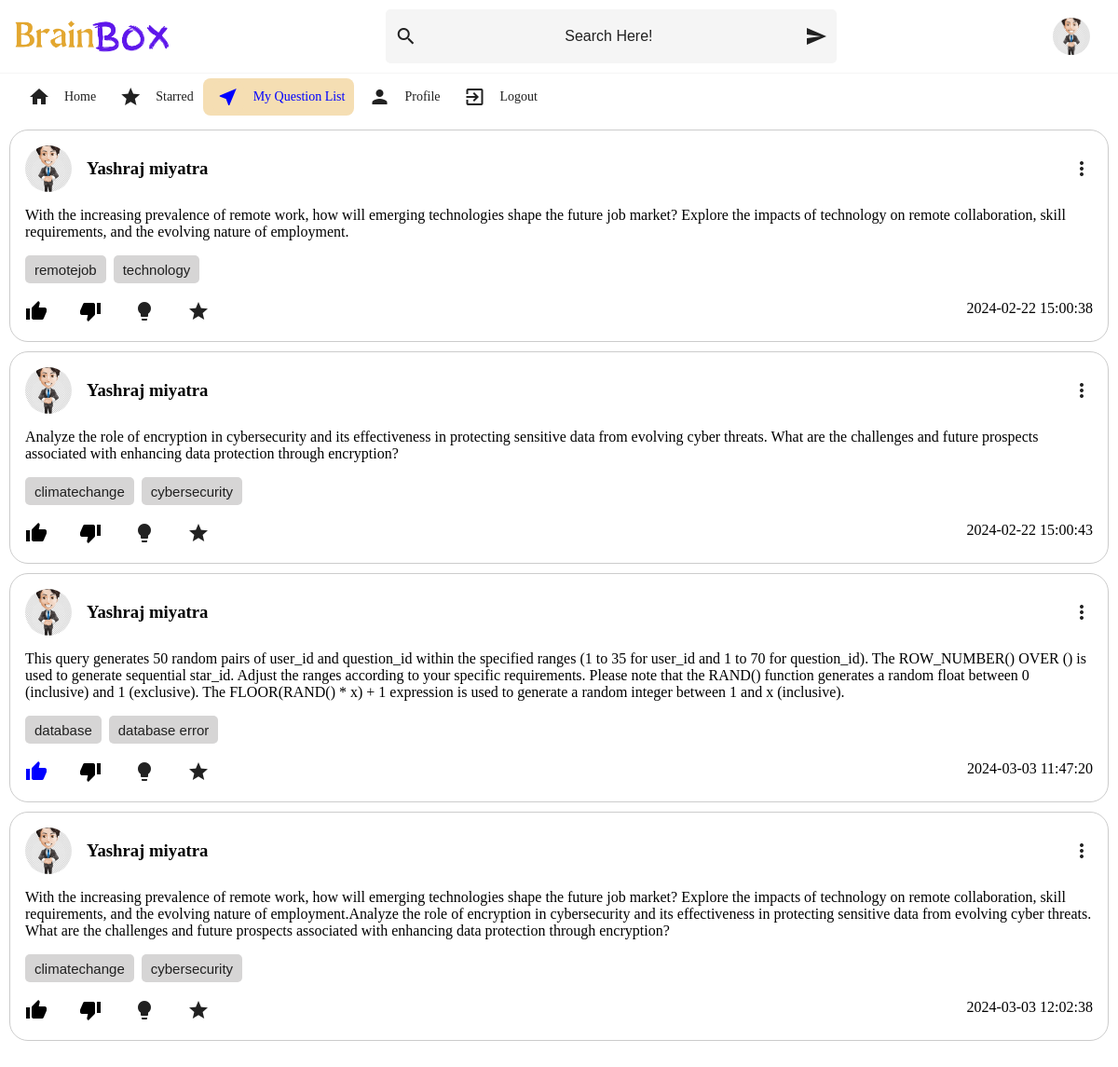
Screenshot of /Homesite/sent.php (signed in) with the database file from the repository.
### tables this page shows
CREATE TABLE `user` (
  `user_id` int(11) NOT NULL,
  `username` varchar(255) NOT NULL,
  `email` varchar(255) NOT NULL,
  `password` varchar(255) NOT NULL,
  `about_you` text DEFAULT NULL,
  `interest` varchar(255) DEFAULT NULL,
  `pic` varchar(255) DEFAULT NULL,
  `registration_date` date DEFAULT NULL
);

CREATE TABLE `question` (
  `question_id` int(11) NOT NULL,
  `user_id` int(11) DEFAULT NULL,
  `question_txt` text NOT NULL,
  `que_keyword` varchar(255) DEFAULT NULL,
  `que_snapshot_img` varchar(255) DEFAULT NULL,
  `question_date` datetime NOT NULL DEFAULT current_timestamp(),
  `click_count` int(11) DEFAULT 0,
  `like_count` int(11) DEFAULT 0,
  `dislike_count` int(11) DEFAULT 0
);

CREATE TABLE `question_likes` (
  `like_id` int(11) NOT NULL,
  `user_id` int(11) DEFAULT NULL,
  `question_id` int(11) DEFAULT NULL,
  `like_type` tinyint(1) DEFAULT NULL,
  `like_date` timestamp NOT NULL DEFAULT current_timestamp()
);

### Homesite/sent.php (the view, shortened to what this page needs)
<?php
include 'connection files/conn.php';
?>
<html lang="en">
<head>
  <link rel="stylesheet" href="style/styles.css" />
<link rel="stylesheet" href="style/toggel.css">
</head>
<body>
  <div class="header">
    <div class="header__left">
      <img src="company.png" alt="" />
    </div>
    <div class="header__middle">
      <span class="material-icons"> search </span>
      <input type="text" placeholder="Search Here!" />
      <button class="material-icons"> send</button>
    </div>
    <div class="header__right">
    <?php
          $sql = "SELECT pic FROM user WHERE user_id = $_SESSION[user_id]";
          $result = $mysqli->query($sql);
          if ($result->num_rows > 0) {
            $row = $result->fetch_assoc();
            $user_pic = $row['pic'];
          }
          ?>
         <img src='<?php echo $user_pic ; ?>' alt='Profile Picture' class='account-setting' >
    </div>
  </div>
  <div class="main__body">
<div class="sidebar">
  <a href="index.php">
  <div class="sidebarOption ">
    <span class="material-icons">home</span>
    <h3>Home</h3>
  </div>
</a>
  <a href="starred.php">
    <div class="sidebarOption">
      <span class="material-icons">star</span>
      <h3>Starred</h3>
    </div>
  </a>
  <a href="sent.php">
  <div class="sidebarOption sidebarOption__active ">
    <span class="material-icons">near_me</span>
    <h3>My&nbsp;Question&nbsp;List  </h3>
  </div>
</a>
  <a href="profile.php">
  <div class="sidebarOption">
    <span class="material-icons">person</span>
    <h3>Profile</h3>
  </div>
  </a>
  <a href="logout.php">
  <div class="sidebarOption">
    <span class="material-icons">exit_to_app
    </span>
    <h3>Logout</h3>
  </div>
  </a>
</div>
<?php
$current_user_id = $_SESSION['user_id'];
$stmt_question = $mysqli->prepare("SELECT q.question_id, q.que_keyword, q.question_txt, q.question_date, u.username,u.pic,u.about_you
                                   FROM question q
                                   JOIN user u ON q.user_id = u.user_id
                                   WHERE q.user_id = ?");
$stmt_question->bind_param("i", $current_user_id);
$stmt_question->execute();
$result_question = $stmt_question->get_result();
echo '<div class="QuestionList">';
while ($row_question = $result_question->fetch_assoc()) {
    $question_id = $row_question['question_id'];
    $username = $row_question['username'];
    $que_keyword = $row_question['que_keyword'];
    $question_txt = $row_question['question_txt'];
    $question_date = $row_question['question_date'];
    $pic = $row_question['pic'];
$stmt1 = $mysqli->prepare("SELECT like_type, like_id FROM question_likes WHERE question_id = ? AND user_id = ?");
$stmt1->bind_param("ii", $question_id, $user_id);
$stmt1->execute();
$result1 = $stmt1->get_result();
   $like_type = null;
   $like_id = null;
   if ($result1->num_rows > 0) {
       $like_type_data = $result1->fetch_assoc();
       $like_type = $like_type_data['like_type'];
       $like_id = $like_type_data['like_id'];
   }
    ?>
       <div class="box">
            <div class="profile-container">
                <div class="profile-text">
            <img src="<?php echo $pic; ?>" alt="Profile Picture" class="profile-image">
                    <div>
                        <h3><?= $username ?></h3>
                    </div>
                </div>
                <div class="menu-container">
            <span class="material-icons ellipsis-icon" onclick="toggleDropdown('DropdownContainer_<?php echo $question_id; ?>')">more_vert</span>
        </div>
    </div>
        <div class="body">
                <p><?= $question_txt ?></p>
            </div>
            <div class="keyword">
        <?php
        if ($que_keyword !== null && ($keywordsArray = json_decode($que_keyword, true)) !== null) {
            foreach ($keywordsArray as $keyword) {
                echo '<button>' . $keyword . '</button>&nbsp;&nbsp;';
            }
        }
        ?>
    </div><br>
    <div class="footer">
    <div>
    <a href="javascript:void(0);"  style="margin-right: 30px;" onclick="thumbUpIcon(
      <?php echo $question_id ; ?>,
      <?php echo $user_id ; ?>,
      <?php if($like_type==1 || $like_type == 0){ echo $like_id; } else{ echo null; } ; ?>
      )">
    <span class="material-icons" id="thumbup_<?php echo $question_id ?>"
    style="<?php
        if ($like_type === 1) {
          echo 'color: blue;';
        }
        else{
          echo 'color: black;';
        }
    ?>">thumb_up</span>
  </a>
            <a href="javascript:void(0);" style="margin-right: 30px;"  onclick="thumbDownIcon(
              <?php echo $question_id ; ?>,
              <?php echo $user_id ; ?>,
              <?php if($like_type == 1 || $like_type == 0){ echo $like_id; } else{ echo null; } ; ?>
              )">
            <span class="material-icons" id="thumbdown_<?php echo $question_id ?>"
    style="<?php
        if ($like_type === 0) {
          echo 'color: blue;';
        }
        else{
          echo 'color: black;';
        }
    ?>">thumb_down</span>
          </a>
<a style="margin-right: 30px;"  href="Answer.php?question_id=<?php echo $question_id; ?>" class="material-icons">lightbulb</a>
<a style="margin-right: 30px;"  href="javascript:void(0);" id="starIcon_<?php echo $question_id; ?>" onclick="toggleStarred(<?php echo $question_id; ?>)">
                    <span class="material-icons">star</span>
                </a>
</div>
        <span class="date" ><?php echo $question_date; ?></span>
    </div>
        </div>
    <?php
}
echo '</div>';
?>
</body>
</html>

### Homesite/style/styles.css (style rules this page uses)
* { margin: 0; padding: 0; box-sizing: border-box; }
body { overflow-x: hidden; font-family: 'Times New Roman', serif; }
.header { display: flex; align-items: center; justify-content: space-between; border-bottom: 1px solid whitesmoke; width: 100%; padding: 10px; box-sizing: border-box; }
.header__left img { object-fit: contain; height: 35px; margin-left: 5px; }
.header__left { display: flex; align-items: center; }
.material-icons { color: #212121; background-color: transparent; cursor: pointer; }
.header__middle { display: flex; flex: 0.5; align-items: center; background-color: whitesmoke; padding: 10px; border-radius: 5px; position: relative; }
.header__middle input { border: none; padding: 10px; outline: none; font-size: medium; background-color: transparent; margin-right: 5px; display: flex; align-items: center; flex-grow: 1; }
.header__middle input::placeholder { color: #212121; text-align: center; }
.header__middle button { border: none; background-color: transparent; color: #212121; }
.header__right { display: flex; padding-right: 20px; }
.account-setting { height: 40px; width: 40px; object-fit: cover; border-radius: 50px; }
.sidebar { display: flex; flex-direction: row; margin: 5px; max-width: 300px; padding-right: 20px; padding: 0 10px; }
.sidebarOption { display: flex; align-items: center; height: 40px; padding: 0 10px; cursor: pointer; color: #212121; font-family: 'Times New Roman', serif; font-weight: 200; font-size: large; }
.sidebarOption .material-icons { padding: 5px; }
.sidebar a { text-decoration: none; color: #212121; }
.sidebarOption h3 { margin-left: 10px; font-size: 14px; font-weight: 400; }
.sidebarOption:hover, .sidebarOption__active, .sidebarOption__active h3, .sidebarOption__active .material-icons, .sidebarOption:hover .material-icons { background-color: wheat; color: blue; border-radius: 8px; }
.main__body { display: flex; flex-direction: column; align-items: stretch; width: 100%; overflow-x: hidden; }
.QuestionList { flex: 1; margin-bottom: 50px; overflow-x: auto; overflow-y: auto; padding: 0 10px; }
.box { margin-top: 10px; border: 1px solid #ccc; padding: 16px; border-radius: 20px; }
.profile-container { display: flex; align-items: center; justify-content: space-between; margin-bottom: 16px; }
.profile-image { height: 50px; width: 50px; object-fit: cover; border-radius: 50%; margin-right: 16px; }
.profile-text { flex-grow: 1; display: flex; align-items: center; }
.body p { margin-bottom: 16px; }
.footer { display: flex; justify-content: space-between; width: 100%; }
.footer a { color: #212121; text-decoration: none; }
.keyword button { color: #212121; background-color: rgb(214, 213, 213); border-radius: 5px; height: 30px; font-size: 15px; border: none; padding-inline: 10px; }

### Homesite/style/toggel.css (style rules this page uses)
.menu-container { position: relative; display: inline-block; }
.ellipsis-icon { cursor: pointer; }

### rows the page displays
user: pic (picture)
question: user.pic (picture), user.username "Yashraj miyatra", question_txt "With the increasing prevalence of remote work, how will emerging technologies shape the future job market? Explore the impacts of technology on remote collaboration, skill requirements, and the evolving nature of employment.", que_keyword "remotejob", que_keyword "technology", question_date "2024-02-22 15:00:38"
question: user.pic (picture), user.username "Yashraj miyatra", question_txt "Analyze the role of encryption in cybersecurity and its effectiveness in protecting sensitive data from evolving cyber threats. What are the challenges and future prospects associated with enhancing data protection through encryption?", que_keyword "climatechange", que_keyword "cybersecurity", question_date "2024-02-22 15:00:43"
question: user.pic (picture), user.username "Yashraj miyatra", question_txt "This query generates 50 random pairs of user_id and question_id within the specified ranges (1 to 35 for user_id and 1 to 70 for question_id). The ROW_NUMBER() OVER () is used to generate sequential star_id. Adjust the ranges according to your specific requirements. Please note that the RAND() function generates a random float between 0 (inclusive) and 1 (exclusive). The FLOOR(RAND() * x) + 1 expression is used to generate a random integer between 1 and x (inclusive).", que_keyword "database", que_keyword "database error", question_date "2024-03-03 11:47:20"
question: user.pic (picture), user.username "Yashraj miyatra", question_txt "With the increasing prevalence of remote work, how will emerging technologies shape the future job market? Explore the impacts of technology on remote collaboration, skill requirements, and the evolving nature of employment.Analyze the role of encryption in cybersecurity and its effectiveness in protecting sensitive data from evolving cyber threats. What are the challenges and future prospects associated with enhancing data protection through encryption?", que_keyword "climatechange", que_keyword "cybersecurity", question_date "2024-03-03 12:02:38"
